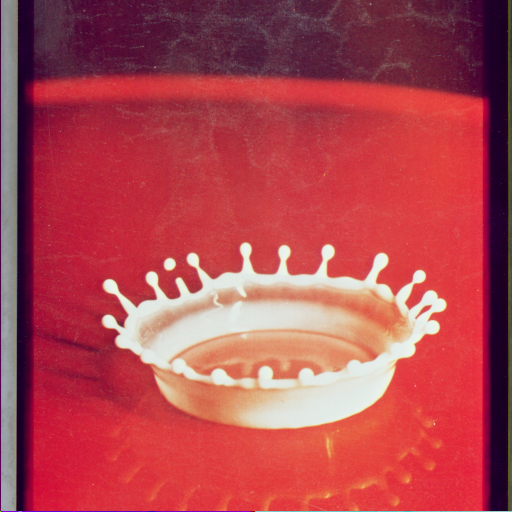
%> input picture 4.2.01.tiff, 512 x 512 px
$ octave Q7_1_func.m   (GNU Octave 9; MATLAB toolbox functions it lacks are replaced by stand-ins)
%> lines starting %> are read from the running program, lines starting %| are printed output that depends on the picture
%> further down, RGB is the input picture: size 512x512x3 uint8; mean R, G, B 176.3, 70.5, 79.9
### JPEGcomp.m
function [Compressed_Data,Compressed_Image, recon_result] = JPEGcomp(Original_Image,Quality_Factor)
%> called with Quality_Factor = 100
% for Q7.1
% meermobini@gmail.com
%%%%%%%%%%%%%%%%%%%%%%%%%%%%%%%%%%%%%%%%%%%%%%%%%%%%%%%%%%%%%
%%%%%%%%%%%%%%%%%JPEG Image Compression%%%%%%%%%%%%%%%%%%%%%%
%%%%%%%%%%%%%%%%%%%%%%%%%%%%%%%%%%%%%%%%%%%%%%%%%%%%%%%%%%%%%
%-------------------------Outputs:---------------------------
% Compressed_Data: Huffman encoded compressed data and parameters
% Compressed_Image: Compressed JPEG Image
%-------------------------Inputs:-----------------------------
% OriginalImage: True-color image
% Quality_Factor: Desired quality of compressed image vs original image inpercent (1%-100%);
%% Global Variables
I = Original_Image;
QF = Quality_Factor;
[r,c,int] = size(I);
%> r = 512; c = 512; int = 3
%%%%%%%%%%%%%%%%%%%Quality Factor Scale%%%%%%%%%%%%%%%%%%%%%%
if QF > 95
    qscale = 1;
elseif QF < 50
    qscale = floor(5000/QF);
else
    qscale = 200-2*QF;
end
%%%%%%%%%%%%%%%%%%Quantization Tables%%%%%%%%%%%%%%%%%%%%%%%%
QL=[16,  11,  10,  16,  24,  40,  51,  61,
    12,  12,  14,  19,  26,  58,  60,  55,
    14,  13,  16,  24,  40,  57,  69,  56,
    14,  17,  22,  29,  51,  87,  80,  62,
    18,  22,  37,  56,  68, 109, 103,  77,
    24,  35,  55,  64,  81, 104, 113,  92,
    49,  64,  78,  87, 103, 121, 120, 101,
    72,  92,  95,  98, 112, 100, 103,  99];
QL = (QL*(qscale/100));
QCh=[17,  18,  24,  47,  99,  99,  99,  99,
    18,  21,  26,  66,  99,  99,  99,  99,
    24,  26,  56,  99,  99,  99,  99,  99,
    47,  66,  99,  99,  99,  99,  99,  99,
    99,  99,  99,  99,  99,  99,  99,  99,
    99,  99,  99,  99,  99,  99,  99,  99,
    99,  99,  99,  99,  99,  99,  99,  99,
    99,  99,  99,  99,  99,  99,  99,  99];
QCh = (QCh*(qscale/100));
%% Color Transform (RGB to YIQ system)
% Converting the Red, Blue & Green intensity into the Luminance & Chrominance
NTSC = rgb2ntsc(I);
%> NTSC: size 512x512x3 double; mean of channels 1, 2, 3 0.405, 0.235, 0.0991
YCBCR = NTSC*256-128; % Y = I(:,:,1); Cb = I(:,:,2); Cr = I(:,:,3);
%> YCBCR: size 512x512x3 double; mean of channels 1, 2, 3 -24.4, -67.8, -102.6
%% Down-sampling
% order = 2
DSI = zeros(floor(r/2),floor(c/2),int);
for i = 1:int
    DSI(:,:,i) = YCBCR(1:2:r-1,1:2:c-1,i);
end
%> DSI: size 256x256x3 double; mean of channels 1, 2, 3 -24.6, -67.6, -102.6
%% Forward Discrete Cosine Transform (DCT)
% Applying DCT to each 8X8 block of image
dctfun = @dct2;
CTI = zeros(size(DSI));
for i = 1:int
    CTI(:,:,i) = blkproc(DSI(:,:,i),[8 8],dctfun);
end
%> CTI: size 256x256x3 double; mean of channels 1, 2, 3 -3.2, -8.4, -12.8
%% Quantization (Using Table)
% Dividing each 8X8 block of image into the 8X8 quantization table
qfun = @DIV;
QI(:,:,1) = round(blkproc(CTI(:,:,1),[8 8],qfun,QL));
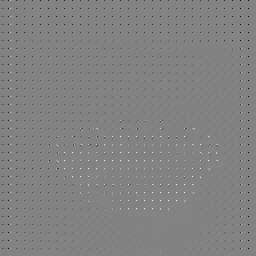
%> QI: size 256x256 double; min -5563, max 5271, mean -20.1; drawn with min black and max white
QI(:,:,2) = round(blkproc(CTI(:,:,2),[8 8],qfun,QCh));
QI(:,:,3) = round(blkproc(CTI(:,:,3),[8 8],qfun,QCh));
%> QI: size 256x256x3 double; mean of channels 1, 2, 3 -20.1, -49.7, -75.2

recon_result = QI;
%% Huffman Encoding (Compressed Data)
[ro,co,~] = size(QI); S = [ro co];
%> after `[ro,co,~] = size(QI)`: ro = 256; co = 256
%> after `S = [ro co]`: S = [256 256]
Y = QI(:,:,1);
I = QI(:,:,2);
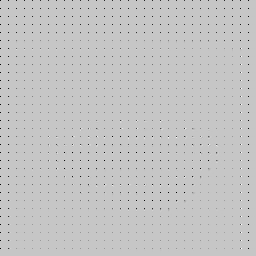
%> I: size 256x256 double; min -6172, max 1764, mean -49.7; drawn with min black and max white
Q = QI(:,:,3);
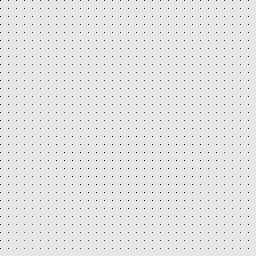
%> Q: size 256x256 double; min -6252, max 677, mean -75.2; drawn with min black and max white
symbols_Y = unique(Y);
%> symbols_Y = 2393 values from -5563 to 5271
symbols_I = unique(I);
%> symbols_I = 1719 values from -6172 to 1764
symbols_Q = unique(Q);
%> symbols_Q = 1346 values from -6252 to 677
for i = 1:length(symbols_Y)
    prob_Y(i) = sum(Y(:)==symbols_Y(i))/numel(Y);
end
%> after the loop, prob_Y = 2393 values, max 0.0867 at index 1427, min 1.53e-05 at index 1, mean 0.000418
for i = 1:length(symbols_I)
    prob_I(i) = sum(I(:)==symbols_I(i))/numel(I);
end
%> after the loop, prob_I = 1719 values, max 0.176 at index 1302, min 1.53e-05 at index 1, mean 0.000582
for i = 1:length(symbols_Q)
    prob_Q(i) = sum(Q(:)==symbols_Q(i))/numel(Q);
end
%> after the loop, prob_Q = 1346 values, max 0.21 at index 1035, min 1.53e-05 at index 1, mean 0.000743
%> the run ends on the next line
dict_Y = huffmandict(symbols_Y,prob_Y');
dict_I = huffmandict(symbols_I,prob_I');
dict_Q = huffmandict(symbols_Q,prob_Q');
HY = huffmanenco(Y(:),dict_Y);
HI = huffmanenco(I(:),dict_I);
HQ = huffmanenco(Q(:),dict_Q);
%%%%%%%%%%%%%%%%%%%%%Compressed Data%%%%%%%%%%%%%%%%%%%%%%%
Compressed_Data.Y = HY;
Compressed_Data.I = HI;
Compressed_Data.Q = HQ;
Compressed_Data.dictY = dict_Y;
Compressed_Data.dictI = dict_I;
Compressed_Data.dictQ = dict_Q;
Compressed_Data.ImageSize = S;
%% Decoding
dY = huffmandeco(HY,dict_Y); dY = reshape(dY,[ro co]);
dI = huffmandeco(HI,dict_I); dI = reshape(dI,[ro co]);
dQ = huffmandeco(HQ,dict_Q); dQ = reshape(dQ,[ro co]);
DI(:,:,1) = dY;
DI(:,:,2) = dI;
DI(:,:,3) = dQ;
%% De-quantization
% Multiplying each 8X8 block of image into the 8X8 quantization table
dqfun = @MUL;
DDI(:,:,1) = blkproc(DI(:,:,1),[8 8],dqfun,QL);
DDI(:,:,2) = blkproc(DI(:,:,2),[8 8],dqfun,QCh);
DDI(:,:,3) = blkproc(DI(:,:,3),[8 8],dqfun,QCh);
%% Inverse Discrete Cosine Transform (IDCT)
% Applying Inverse-DCT to each 8X8 block of image
idctfun = @idct2;
ICTI = zeros(size(DDI));
for i = 1:int
    ICTI(:,:,i) = blkproc(DDI(:,:,i),[8 8],idctfun);
end
%% Up sampling
% order = 2
[R,C,~] = size(ICTI);
USI = zeros(2*R,2*C,int);
for i = 1:int
    USI(1:2:end,1:2:end,i) = ICTI(:,:,i);
    USI(2:2:end,2:2:end,i) = ICTI(:,:,i);
    USI(2:2:end,1:2:end,i) = ICTI(:,:,i);
    USI(1:2:end,2:2:end,i) = ICTI(:,:,i);
end
%% Reconstructing the image
I_new = (USI+128)/256; % Re-scaling
Compressed_Image = ntsc2rgb(I_new); % Converting YIQ to RGB
end
%%%%%%%%%%%%%%%%%%%%%%%%Quantization Functions%%%%%%%%%%%%%%%%%%%%
function [d] = DIV(num,den)
d = num./den;
end
function [z] = MUL(x,y)
z = x.*y;
end

### Q7_1_func.m
clc; close all; clear all;
filename1 = '4.2.01.tiff';
RGB = imread(filename1);
Original_Image = imread('4.2.01.tiff');
Quality_Factor= 100;

[Compressed_Data,Compressed_Image, recon_result] = JPEGcomp(Original_Image,Quality_Factor);

$ run again, with 4.2.03.tiff copied over 4.2.01.tiff
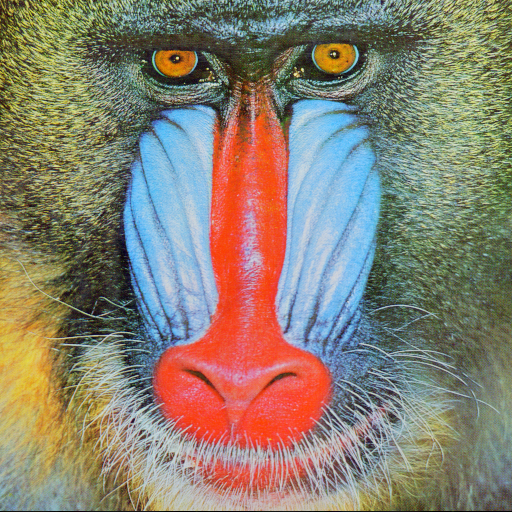
%> input picture 4.2.03.tiff, 512 x 512 px
%> RGB is the input picture: size 512x512x3 uint8; mean R, G, B 137.4, 128.9, 113.1
%> NTSC: size 512x512x3 double; mean of channels 1, 2, 3 0.508, 0.0398, -0.0122
%> YCBCR: size 512x512x3 double; mean of channels 1, 2, 3 2.1, -117.8, -131.1
%> in JPEGcomp, `I = QI(:,:,2);`:
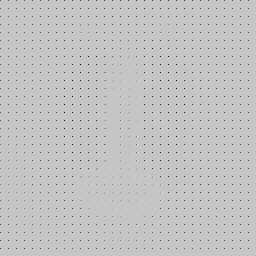
%> I: size 256x256 double; min -9157, max 2673, mean -86.5; drawn with min black and max white
%> in JPEGcomp, `Q = QI(:,:,3);`:
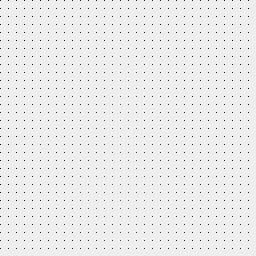
%> Q: size 256x256 double; min -7478, max 516, mean -96.5; drawn with min black and max white
%> symbols_Y = 2369 values from -4277 to 3675
%> symbols_I = 1772 values from -9157 to 2673
%> symbols_Q = 1161 values from -7478 to 516
%> after the loop in JPEGcomp, `for i = 1:length(symbols_Y)`: prob_Y = 2369 values, max 0.0197 at index 1164, min 1.53e-05 at index 1, mean 0.000422
%> after the loop in JPEGcomp, `for i = 1:length(symbols_I)`: prob_I = 1772 values, max 0.0407 at index 1326, min 1.53e-05 at index 1, mean 0.000564
%> after the loop in JPEGcomp, `for i = 1:length(symbols_Q)`: prob_Q = 1161 values, max 0.0811 at index 968, min 1.53e-05 at index 1, mean 0.000861

$ run again, with 4.2.07.tiff copied over 4.2.01.tiff
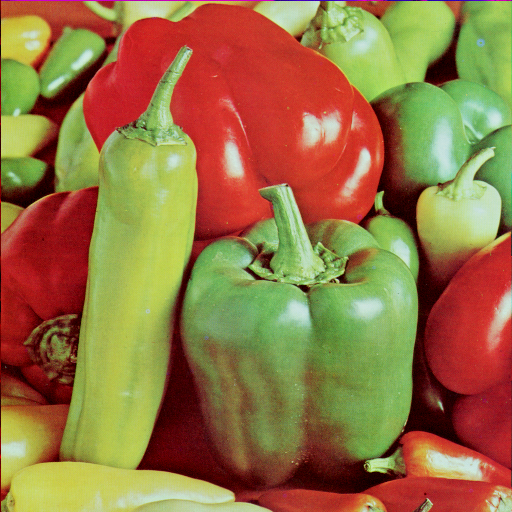
%> input picture 4.2.07.tiff, 512 x 512 px
%> RGB is the input picture: size 512x512x3 uint8; mean R, G, B 149.8, 115.6, 66.5
%> NTSC: size 512x512x3 double; mean of channels 1, 2, 3 0.471, 0.142, -0.0317
%> YCBCR: size 512x512x3 double; mean of channels 1, 2, 3 -7.3, -91.7, -136.1
%> in JPEGcomp, `QI(:,:,1) = round(blkproc(CTI(:,:,1),[8 8],qfun,QL));`:
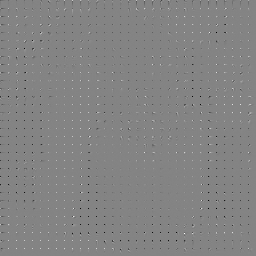
%> QI: size 256x256 double; min -5918, max 5513, mean -8.7; drawn with min black and max white
%> in JPEGcomp, `I = QI(:,:,2);`:
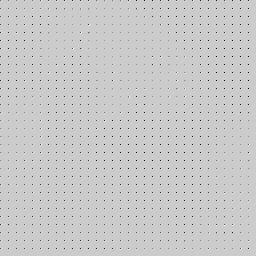
%> I: size 256x256 double; min -7041, max 1765, mean -67.5; drawn with min black and max white
%> symbols_Y = 2795 values from -5918 to 5513
%> symbols_I = 1874 values from -7041 to 1765
%> symbols_Q = 1779 values from -8307 to 1636
%> after the loop in JPEGcomp, `for i = 1:length(symbols_Y)`: prob_Y = 2795 values, max 0.0544 at index 1482, min 1.53e-05 at index 1, mean 0.000358
%> after the loop in JPEGcomp, `for i = 1:length(symbols_I)`: prob_I = 1874 values, max 0.094 at index 1400, min 1.53e-05 at index 1, mean 0.000534
%> after the loop in JPEGcomp, `for i = 1:length(symbols_Q)`: prob_Q = 1779 values, max 0.117 at index 1291, min 1.53e-05 at index 1, mean 0.000562
